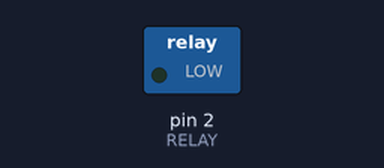
The sketch below on a simulated Arduino Uno, built with avr-gcc and run on an emulated ATmega328P. Parts: switched loads named in the sketch (green lamp = pin HIGH).

Above: at 2.5 s.
At 7.5 s:
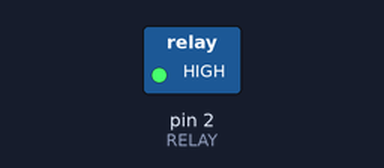
Timing chart, 0 to 13.0 s (numbered marks = the images above):
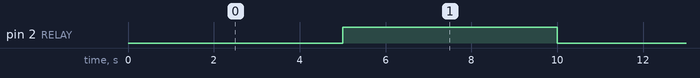

Measured:
- by itself, pin 2 (RELAY): alternates HIGH for 5.0 s and LOW for 5.0 s

The sketch:

relay_supersimple.ino
```cpp
int RELAY = 2;

void setup() {
  // analog inputs do not requiere initialization
  pinMode(RELAY, OUTPUT);
}

void loop() {
  //relays get activated with a LOW level
  digitalWrite(RELAY, LOW);
  delay(5000);
  digitalWrite(RELAY, HIGH);
  delay(5000);
}
```
